Frame 1 (no input): blank canvas, image omitted
Frame 60 (the mouse pressed at the canvas centre just before this capture): blank canvas, image omitted
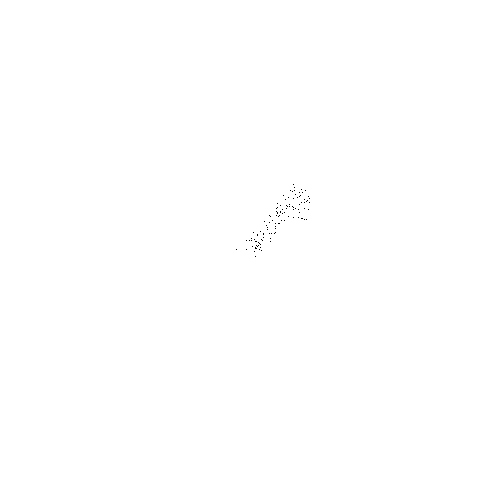
Frame 120 (the mouse held since frame 60 and released just before this capture)

The Processing sketch whose frames 1 and 60 were blank and that drew this single picture after the mouse press (run headless with seeded random() and noise(); from frame 60 on, the mouse is pressed at the canvas centre):

// Processing sketch: exerciseI_5
// ── exerciseI_5.pde
import java.util.Random;
int x,
y,
stepX,
stepY,
sd,
size;
Random random;
float speedX,
speedY;

void setup() {
  size(500, 500);
  sd = 5;
  size = 1;
  x = (width / 2) - (size / 2);
  y = (height / 2) - (size / 2);
  random = new Random();
  background(255);
}

void draw() {
  frameRate(30);
  //background(255);
  speedX = (float) random.nextGaussian();
  speedY = (float) random.nextGaussian();
  stepX = (int) (speedX * sd);
  stepY = (int) (speedY * sd);
  x += stepX;
  y += stepY;
  noStroke();
  fill(0);
  rect(x, y, size, size);
  
}
